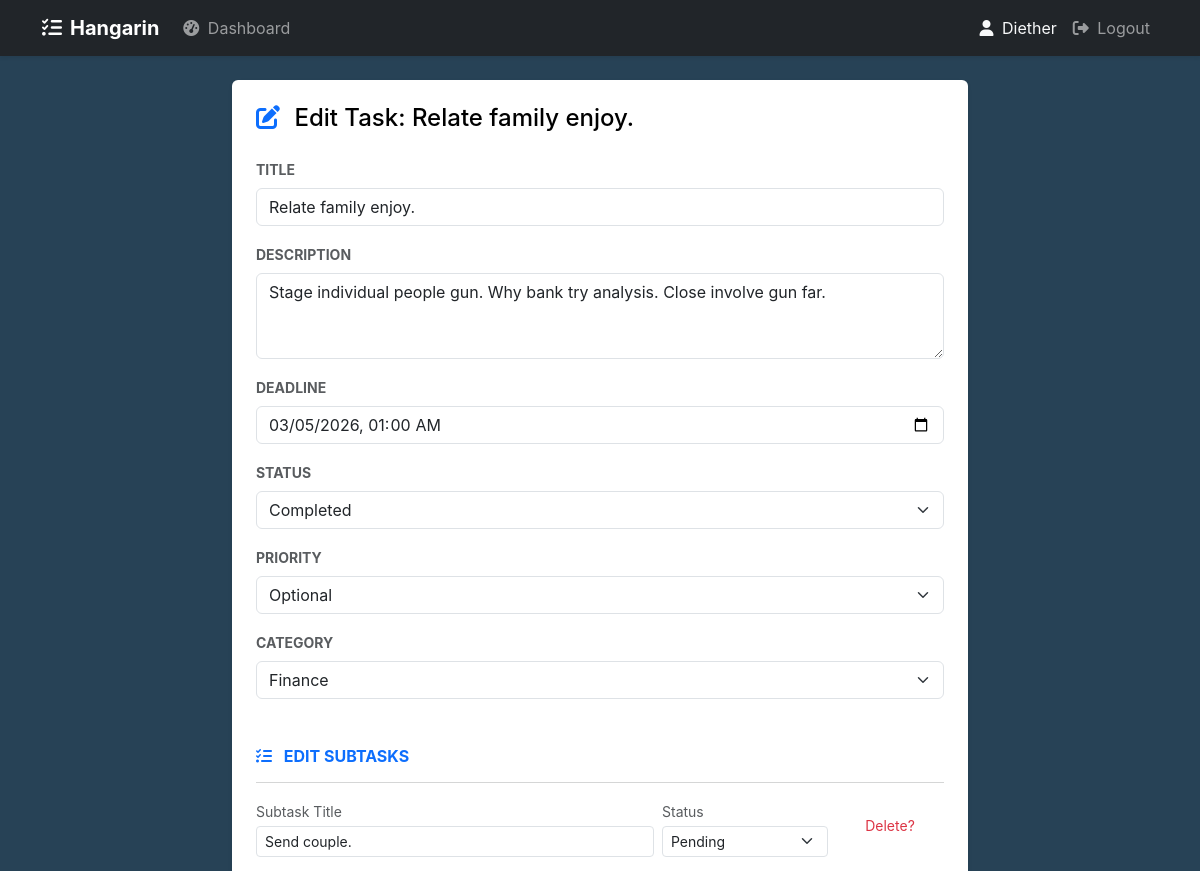
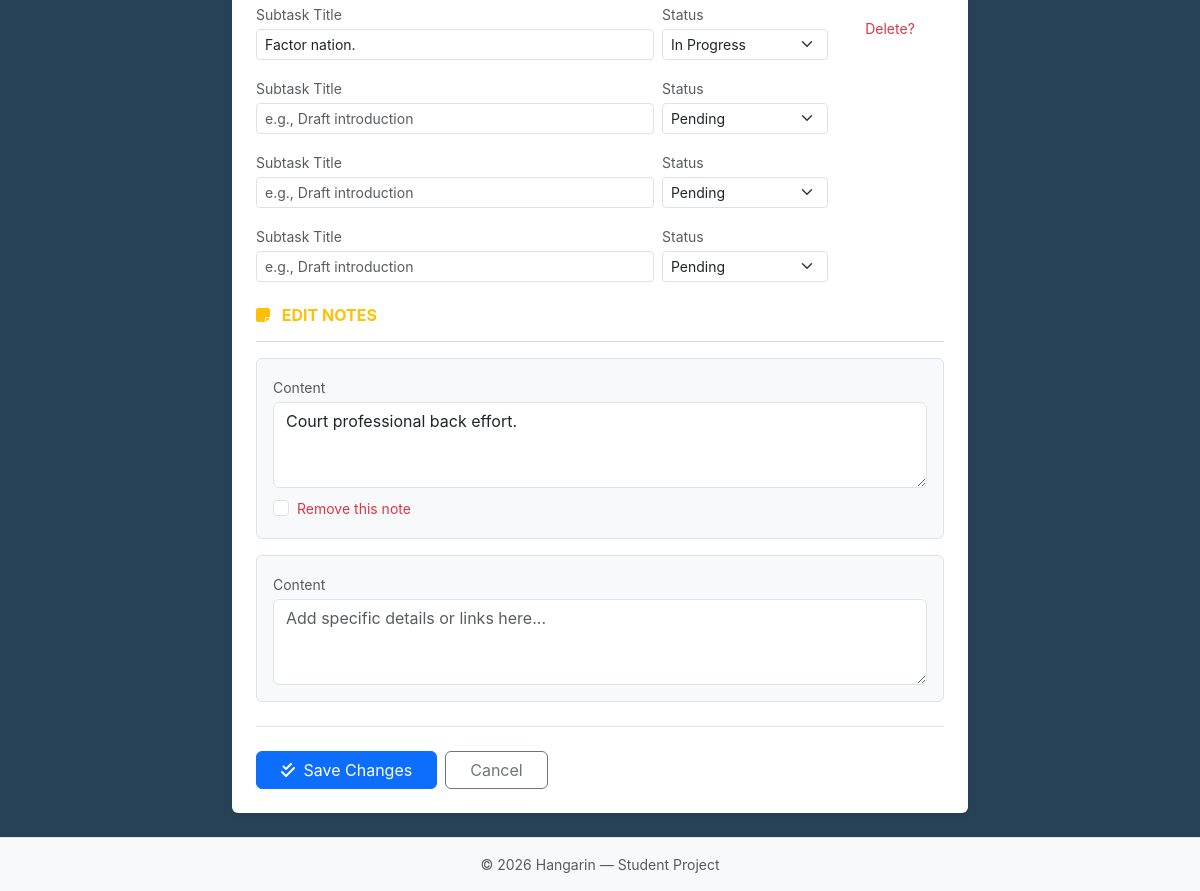
The page /task/edit/20/ (signed in) on the database as committed earlier (2 pictures, top to bottom).
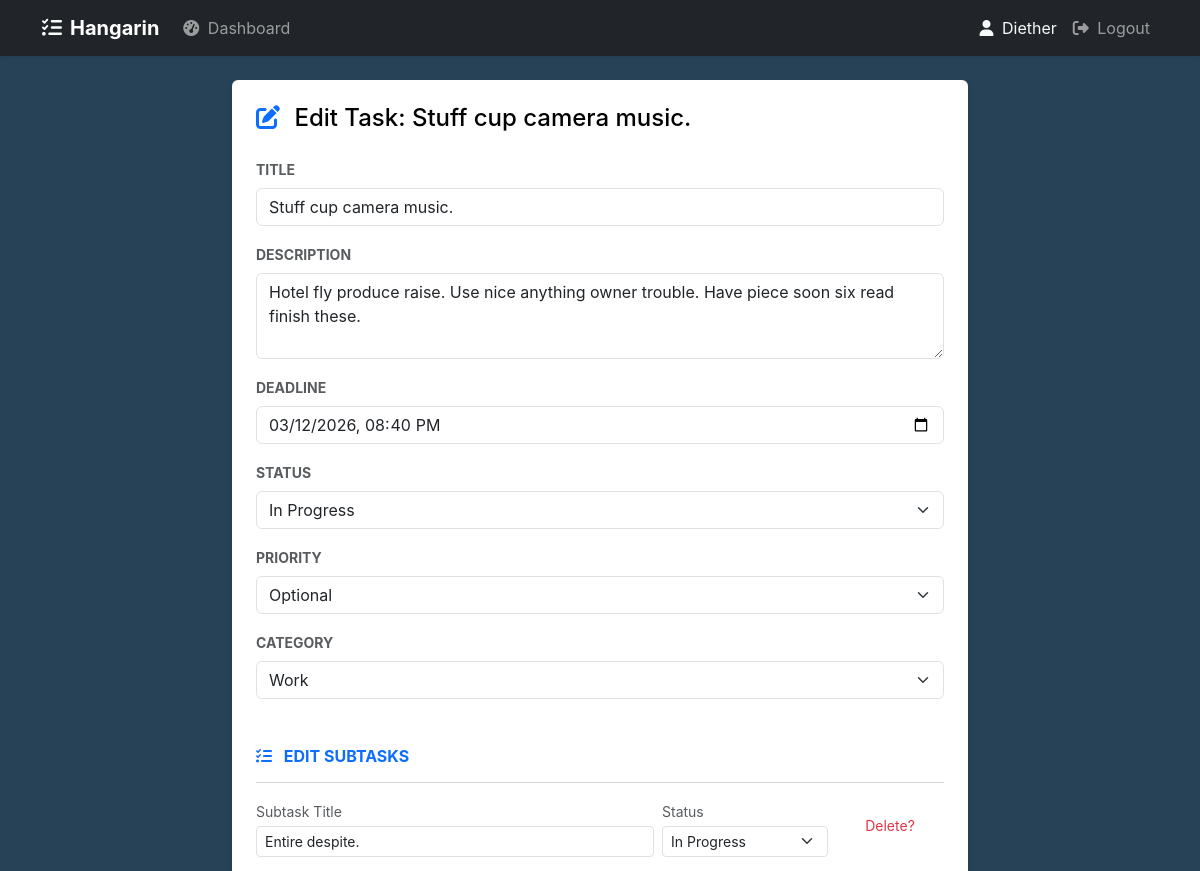
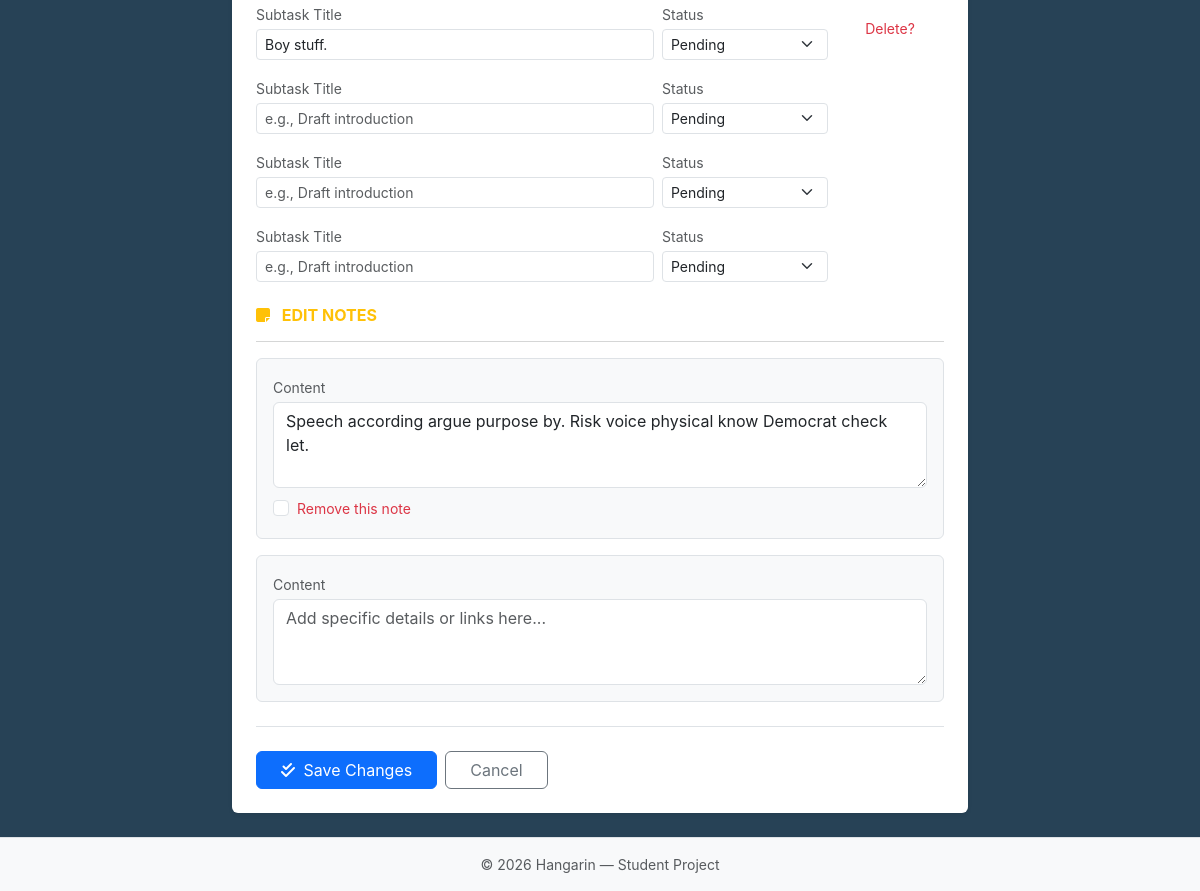
The same page on the database as committed later (2 pictures, top to bottom).
### hangarin/models.py (models this page shows, shortened)
class BaseModel(models.Model):
    created_at = models.DateTimeField(auto_now_add=True)
    updated_at = models.DateTimeField(auto_now=True)
    class Meta:
        abstract = True

class Task(BaseModel):
    user = models.ForeignKey(settings.AUTH_USER_MODEL, on_delete=models.CASCADE)
    STATUS_CHOICES = [
        ("Pending", "Pending"),
        ("In Progress", "In Progress"),
        ("Completed", "Completed"),
    ]
    title = models.CharField(max_length=255)
    description = models.TextField()
    deadline = models.DateTimeField()
    status = models.CharField(max_length=50, choices=STATUS_CHOICES, default="Pending")
    priority = models.ForeignKey(Priority, on_delete=models.CASCADE)
    category = models.ForeignKey(Category, on_delete=models.CASCADE)

### hangarin/views.py (the view, shortened to what this page needs)
# urls.py: path('task/edit/<int:pk>/', views.TaskUpdateView.as_view(), name='task_update'),
class TaskUpdateView(LoginRequiredMixin, UpdateView):
    model = Task
    form_class = TaskForm
    template_name = "hangarin/task_form.html"
    success_url = reverse_lazy("hangarin:dashboard")
    def get_queryset(self):
        return Task.objects.filter(user=self.request.user)
    def get_context_data(self, **kwargs):
        data = super().get_context_data(**kwargs)
        if self.request.POST:
            data['subtasks'] = SubTaskFormSet(self.request.POST, instance=self.object)
            data['notes'] = NoteFormSet(self.request.POST, instance=self.object)
        else:
            data['subtasks'] = SubTaskFormSet(instance=self.object)
            data['notes'] = NoteFormSet(instance=self.object)
        return data

### hangarin/forms.py
class TaskForm(forms.ModelForm):
    deadline = forms.DateTimeField(
        input_formats=["%Y-%m-%dT%H:%M", "%Y-%m-%d %H:%M:%S", "%Y-%m-%d %H:%M"],
        widget=forms.DateTimeInput(attrs={"class": "form-control", "type": "datetime-local"}, format="%Y-%m-%dT%H:%M"),
    )
    class Meta:
        model = Task
        fields = ["title", "description", "deadline", "status", "priority", "category"]
        widgets = {
            "title": forms.TextInput(attrs={"class": "form-control", "placeholder": "Task title"}),
            "description": forms.Textarea(attrs={"class": "form-control", "rows": 3, "placeholder": "Description"}),
            "status": forms.Select(attrs={"class": "form-select"}),
            "priority": forms.Select(attrs={"class": "form-select"}),
            "category": forms.Select(attrs={"class": "form-select"}),
        }

### hangarin/models.py (called while the page is built)
    def __str__(self):
        return self.name

    def __str__(self):
        return self.name

### hangarin/templates/hangarin/task_form.html (shortened to what the changed rows need)
{% extends 'base.html' %}
{% load widget_tweaks %}
{% block content %}
<div class="row justify-content-center">
    <div class="col-md-10 col-lg-8">
        <div class="card border-0 shadow-sm">
            <div class="card-body p-4">
                <h2 class="h4 mb-4">
                  <i class="fa-solid {% if form.instance.pk %}fa-pen-to-square{% else %}fa-plus-circle{% endif %} text-primary me-2"></i>
                  {% if form.instance.pk %}Edit Task: {{ form.instance.title }}{% else %}Add New Task{% endif %}
                </h2>
                <form method="post" novalidate>
                    {% for field in form %}
                    <div class="mb-3">
                        <label for="{{ field.id_for_label }}" class="form-label fw-bold small text-uppercase text-muted">{{ field.label }}</label>
                        {% render_field field class+="form-control" %}
                    </div>
                    {% endfor %}
                    <div class="mt-5 mb-4">
                        <div id="subtask-form-container">
                            {% for sub_form in subtasks %}
                            <div class="row g-2 mb-3 align-items-center subtask-form-row">
                                <div class="col-md-7">
                                    <label class="small text-muted mb-1">Subtask Title</label>
                                    {% render_field sub_form.title class+="form-control form-control-sm" placeholder="e.g., Draft introduction" %}
                                </div>
                                <div class="col-md-3">
                                    <label class="small text-muted mb-1">Status</label>
                                    {% render_field sub_form.status class+="form-select form-select-sm" %}
                                </div>
                                <div class="col-md-2 text-center">
                                    {% if sub_form.instance.pk %}
                                        <label class="small text-danger d-block mb-1">Delete?</label>
                                    {% endif %}
                                </div>
                            </div>
                            {% endfor %}
                        </div>
                    </div>
                    <div class="mt-4 mb-4">
                        <div id="notes-form-container">
                            {% for n_form in notes %}
                            <div class="mb-3 p-3 border rounded bg-light position-relative">
                                <label class="small text-muted mb-1">Content</label>
                                {% render_field n_form.content class+="form-control" placeholder="Add specific details or links here..." rows="3" %}
                                {% if n_form.instance.pk %}
                                <div class="form-check mt-2">
                                    {% render_field n_form.DELETE class="form-check-input" %}
                                    <label class="form-check-label small text-danger">Remove this note</label>
                                </div>
                                {% endif %}
                            </div>
                            {% endfor %}
                        </div>
                    </div>
                    <div class="d-flex gap-2 border-top pt-4">
                    </div>
                </form>
            </div>
        </div>
    </div>
</div>
{% endblock %}

Rows that differ between the two databases and show on the page:
changed Task "Optional": instance "Relate family enjoy." → "Stuff cup camera music."; title "Relate family enjoy." → "Stuff cup camera music."; description "Stage individual people gun. Why bank try analysis. Close involve gun far." → "Hotel fly produce raise. Use nice anything owner trouble. Have piece soon six read finish these."; deadline "03/05/2026 01:00" → "03/12/2026 20:40"; status "Completed" → "In Progress"; category "Finance" → "Work"
Other text that changed with them:
form field title: "Send couple." → "Entire despite."
form field status: "Pending" → "In Progress"
form field title: "Factor nation." → "Boy stuff."
form field status: "In Progress" → "Pending"
form field content: "Court professional back effort." → "Speech according argue purpose by. Risk voice physical know Democrat check let."
